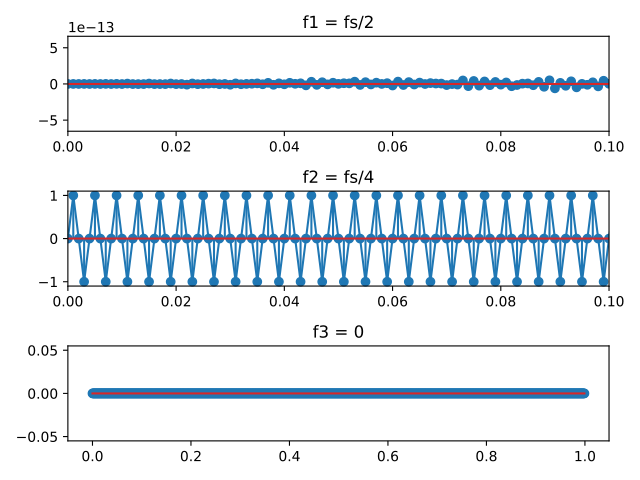

Write the Python code that produced this figure.
import numpy as np
import matplotlib.pyplot as plt

A = 1
phi = 0
fs = 1000

t = np.arange(0, 1, 1 / fs)

f1 = fs / 2
f2 = fs / 4
f3 = 0

x = A * np.sin(2 * np.pi * f1 * t + phi)
y = A * np.sin(2 * np.pi * f2 * t + phi)
z = A * np.sin(2 * np.pi * f3 * t + phi)

plt.subplot(3, 1, 1)
plt.xlim(0, 0.1)
plt.plot(t, x)
plt.stem(t, x)
plt.title('f1 = fs/2')

plt.subplot(3, 1, 2)
plt.xlim(0, 0.1)
plt.plot(t, y)
plt.stem(t, y)
plt.title('f2 = fs/4')

plt.subplot(3, 1, 3)
plt.plot(t, z)
plt.stem(t, z)
plt.title('f3 = 0')

plt.tight_layout()
plt.savefig('ex6.pdf')
plt.show()

#pentru f = fs/2 semnalul esantionat este nul deoarece esantioanele coincid cu zerourile functiei sinus
#pe grafic nu este perfect 0 din cauza erorilor de rotunjire

#pentru f = fs/4 semnalul are 4 esantioane pe perioada, deci se observa sinusoidala

#pentru f = 0 semnalul este constant si egal cu 0
